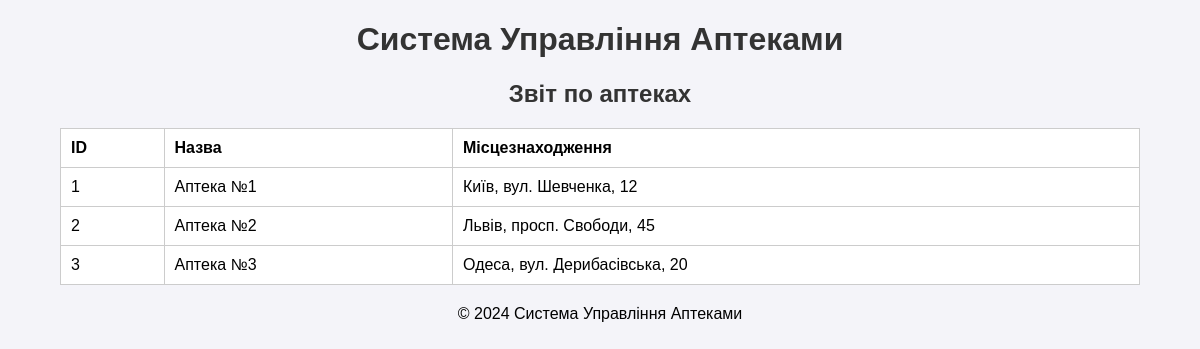
Screenshot of /reports/report_apteka.php with the database file from the repository.
### tables this page shows
CREATE TABLE `APTEKA` (
  `ID_APTEKA` int(11) NOT NULL,
  `NAME` varchar(100) NOT NULL,
  `LOCATION` varchar(100) DEFAULT NULL
);

### reports/report_apteka.php (the view, shortened to what this page needs)
<?php
include('../includes/db.php');
include('../includes/header.php');
$query = 'SELECT * FROM APTEKA';
$stmt = $pdo->query($query);
echo "<h2>Звіт по аптеках</h2>";
echo "<table>
        <tr><th>ID</th><th>Назва</th><th>Місцезнаходження</th></tr>";
while ($row = $stmt->fetch(PDO::FETCH_ASSOC)) {
    echo "<tr>
            <td>{$row['ID_APTEKA']}</td>
            <td>{$row['NAME']}</td>
            <td>{$row['LOCATION']}</td>
          </tr>";
}
echo "</table>";
include('../includes/footer.php');
?>

### assets/style.css (style rules this page uses)
body { font-family: Arial, sans-serif; margin: 0; padding: 0; background-color: #f4f4f9; }
h1, h2 { text-align: center; color: #333; }
table { margin: 20px auto; border-collapse: collapse; width: 90%; background: #fff; }
table, th, td { border: 1px solid #ccc; }
th, td { padding: 10px; text-align: left; }

### rows the page displays
apteka: ID_APTEKA "1", NAME "Аптека №1", LOCATION "Київ, вул. Шевченка, 12"
apteka: ID_APTEKA "2", NAME "Аптека №2", LOCATION "Львів, просп. Свободи, 45"
apteka: ID_APTEKA "3", NAME "Аптека №3", LOCATION "Одеса, вул. Дерибасівська, 20"
